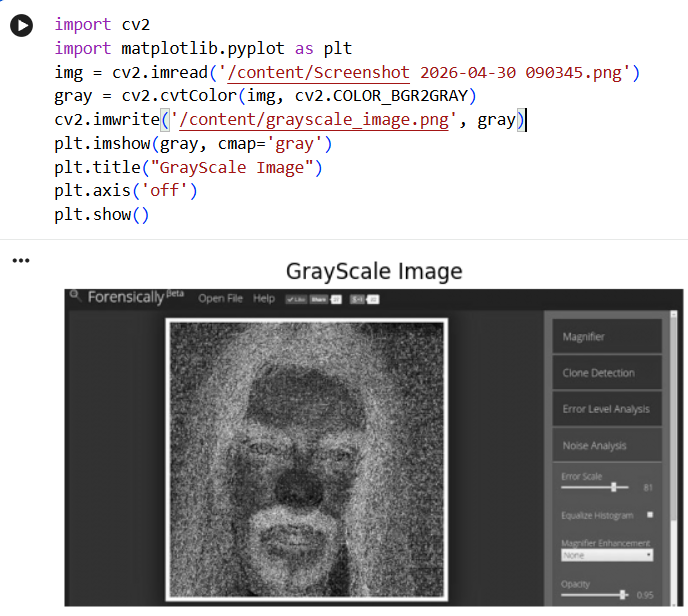
#> input picture exp1.png, 688 x 616 px
$ jupyter execute 'EXP 18.ipynb'
#> lines starting #> are read from the running program, lines starting #| are printed output that depends on the picture
[cell 1]
import cv2
import matplotlib.pyplot as plt
from google.colab import files

# Upload image
file = list(files.upload().keys())[0]
#> the answer given: exp1.png

# Read image
img = cv2.imread(file)
#> img is the input picture: shape (616, 688, 3); mean B, G, R 168.3, 168, 169

# Convert BGR to RGB
img = cv2.cvtColor(img, cv2.COLOR_BGR2RGB)

# Select ROI (crop)
roi = img[50:200, 50:200]
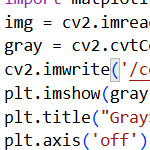
#> roi: shape (150, 150, 3); mean R, G, B 228.8, 226.8, 228.3

# Copy and paste ROI
img_copy = img.copy()
# Adjust the target coordinates for pasting the ROI to fit within the image
# The ROI is 150x150. If img_copy is 225x225, starting at (70,70) works (70+150=220 < 225)
img_copy[70:220, 70:220] = roi
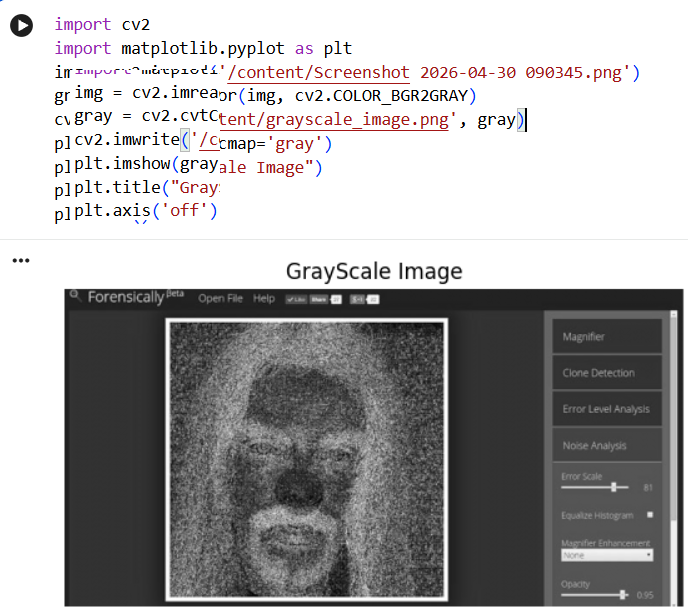
#> img_copy: shape (616, 688, 3); mean R, G, B 168.9, 167.9, 168.2

# Display
plt.figure(figsize=(12,5))

plt.subplot(1,3,1)
plt.title("Original Image")
plt.imshow(img)
plt.axis('off')

plt.subplot(1,3,2)
plt.title("Cropped ROI")
plt.imshow(roi)
plt.axis('off')

plt.subplot(1,3,3)
plt.title("Copied & Pasted ROI")
plt.imshow(img_copy)
plt.axis('off')

plt.show()
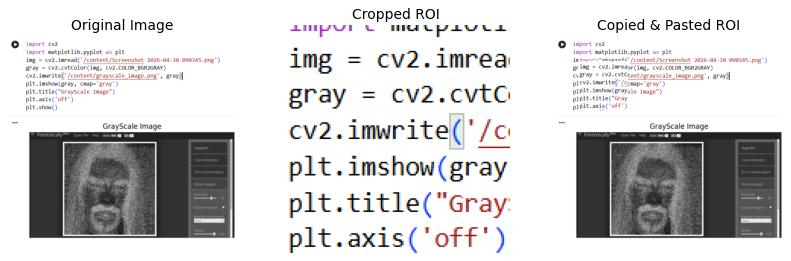
#> figure drawn by matplotlib, 3 panels

$ run again, on exp3.png
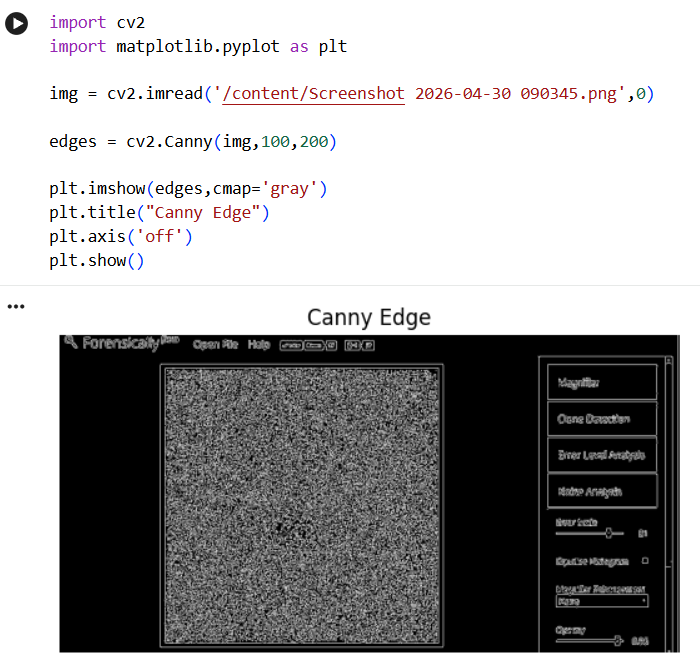
#> input picture exp3.png, 700 x 662 px
#> img is the input picture: shape (662, 700, 3); mean B, G, R 162.3, 162.1, 162.6
#> `roi = img[50:200, 50:200]`:
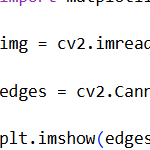
#> roi: shape (150, 150, 3); mean R, G, B 239.7, 239.4, 239.9
#> img_copy: shape (662, 700, 3); mean R, G, B 162.7, 162.2, 162.4
#> `plt.show()`:
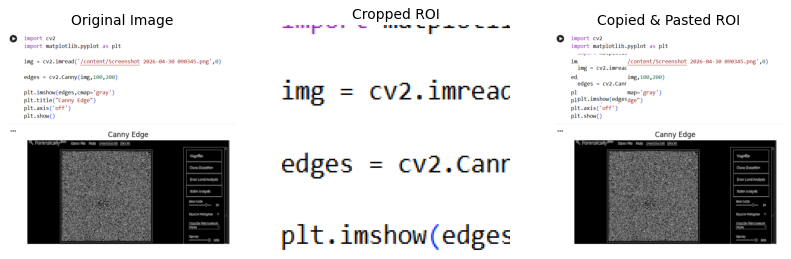
#> figure drawn by matplotlib, 3 panels

$ run again, on exp4.png
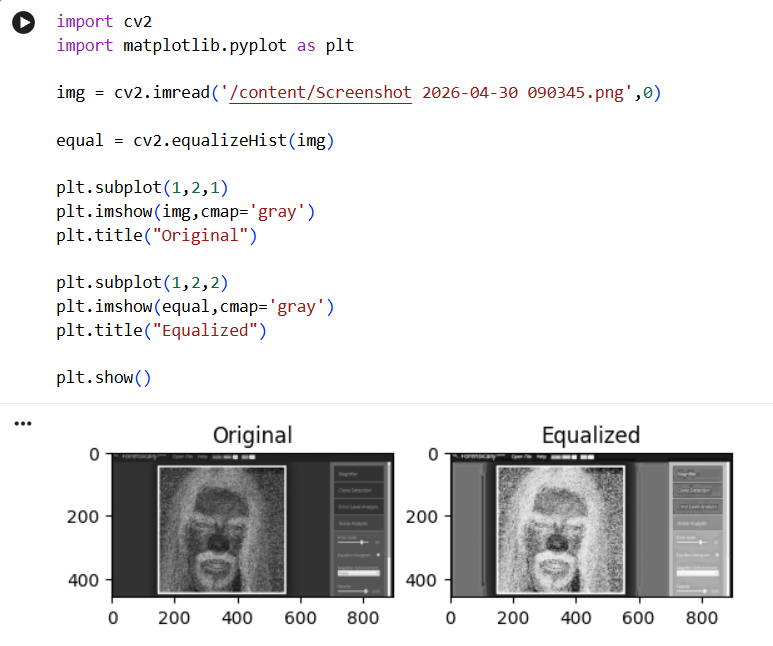
#> input picture exp4.png, 773 x 646 px
#> img is the input picture: shape (646, 773, 3); mean B, G, R 225.2, 224.9, 225.5
#> `roi = img[50:200, 50:200]`:
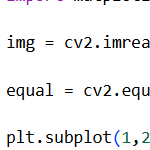
#> roi: shape (150, 150, 3); mean R, G, B 241.5, 241.5, 241.9
#> img_copy: shape (646, 773, 3); mean R, G, B 225.7, 225.1, 225.3
#> `plt.show()`:
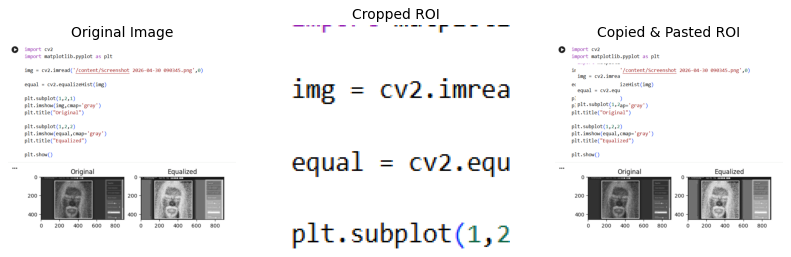
#> figure drawn by matplotlib, 3 panels

$ run again, on exp5.png
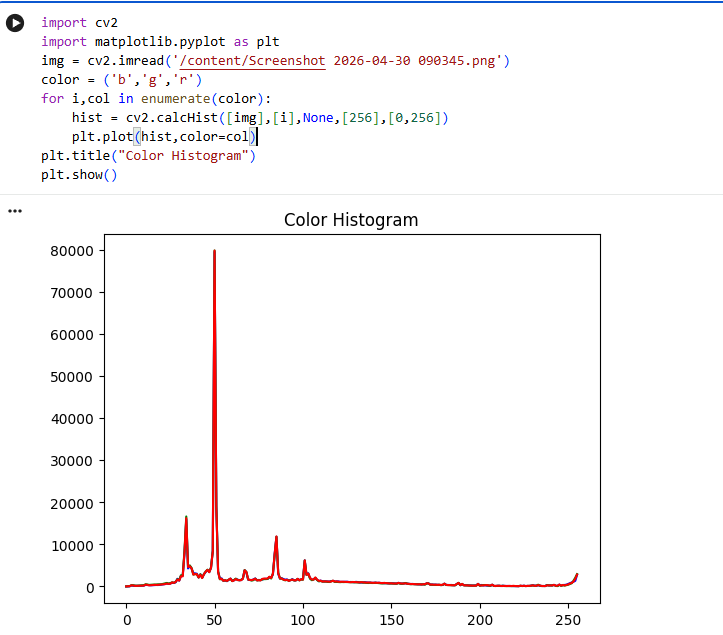
#> input picture exp5.png, 723 x 635 px
#> img is the input picture: shape (635, 723, 3); mean B, G, R 248.6, 248, 249.5
#> `roi = img[50:200, 50:200]`:
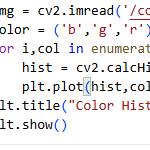
#> roi: shape (150, 150, 3); mean R, G, B 236.7, 234.7, 236
#> img_copy: shape (635, 723, 3); mean R, G, B 249.3, 247.9, 248.4
#> `plt.show()`:
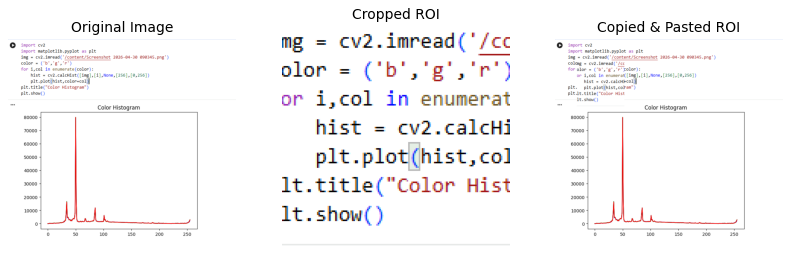
#> figure drawn by matplotlib, 3 panels
